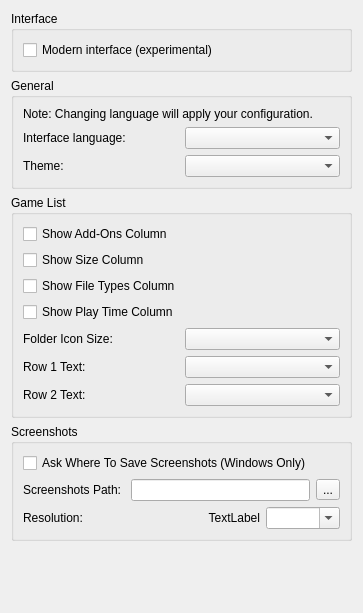
<?xml version="1.0" encoding="UTF-8"?>
<ui version="4.0">
 <class>ConfigureUi</class>
 <widget class="QWidget" name="ConfigureUi">
  <property name="geometry">
   <rect>
    <x>0</x>
    <y>0</y>
    <width>363</width>
    <height>613</height>
   </rect>
  </property>
  <property name="windowTitle">
   <string>Form</string>
  </property>
  <property name="accessibleName">
   <string>UI</string>
  </property>
  <layout class="QVBoxLayout" name="verticalLayout">
   <item>
    <widget class="QGroupBox" name="interface_groupBox">
     <property name="title">
      <string>Interface</string>
     </property>
     <layout class="QVBoxLayout" name="interface_layout">
      <item>
       <widget class="QCheckBox" name="modern_interface">
        <property name="toolTip">
         <string>Library with game artwork, sidebar menus and game details. Turn off to return to the classic menu bar and game list.</string>
        </property>
        <property name="text">
         <string>Modern interface (experimental)</string>
        </property>
       </widget>
      </item>
     </layout>
    </widget>
   </item>
   <item>
    <widget class="QGroupBox" name="general_groupBox">
     <property name="title">
      <string>General</string>
     </property>
     <layout class="QHBoxLayout" name="horizontalLayout">
      <item>
       <layout class="QVBoxLayout" name="verticalLayout_2">
        <item>
         <widget class="QLabel" name="label_change_language_info">
          <property name="text">
           <string>Note: Changing language will apply your configuration.</string>
          </property>
          <property name="wordWrap">
           <bool>true</bool>
          </property>
         </widget>
        </item>
        <item>
         <layout class="QHBoxLayout" name="horizontalLayout_2">
          <item>
           <widget class="QLabel" name="language_label">
            <property name="text">
             <string>Interface language:</string>
            </property>
           </widget>
          </item>
          <item>
           <widget class="QComboBox" name="language_combobox"/>
          </item>
         </layout>
        </item>
        <item>
         <layout class="QHBoxLayout" name="horizontalLayout_3">
          <item>
           <widget class="QLabel" name="theme_label">
            <property name="text">
             <string>Theme:</string>
            </property>
           </widget>
          </item>
          <item>
           <widget class="QComboBox" name="theme_combobox"/>
          </item>
         </layout>
        </item>
       </layout>
      </item>
     </layout>
    </widget>
   </item>
   <item>
    <widget class="QGroupBox" name="GameListGroupBox">
     <property name="title">
      <string>Game List</string>
     </property>
     <layout class="QHBoxLayout" name="GameListHorizontalLayout">
      <item>
       <layout class="QVBoxLayout" name="GeneralVerticalLayout">
        <item>
         <widget class="QCheckBox" name="show_add_ons">
          <property name="text">
           <string>Show Add-Ons Column</string>
          </property>
         </widget>
        </item>
        <item>
         <widget class="QCheckBox" name="show_size">
          <property name="text">
           <string>Show Size Column</string>
          </property>
         </widget>
        </item>
        <item>
         <widget class="QCheckBox" name="show_types">
          <property name="text">
           <string>Show File Types Column</string>
          </property>
         </widget>
        </item>
        <item>
         <widget class="QCheckBox" name="show_play_time">
          <property name="text">
           <string>Show Play Time Column</string>
          </property>
         </widget>
        </item>
        <item>
         <layout class="QHBoxLayout" name="folder_icon_size_qhbox_layout_2">
          <item>
           <widget class="QLabel" name="folder_icon_size_label">
            <property name="text">
             <string>Folder Icon Size:</string>
            </property>
           </widget>
          </item>
          <item>
           <widget class="QComboBox" name="folder_icon_size_combobox"/>
          </item>
         </layout>
        </item>
        <item>
         <layout class="QHBoxLayout" name="row_1_qhbox_layout">
          <item>
           <widget class="QLabel" name="row_1_label">
            <property name="text">
             <string>Row 1 Text:</string>
            </property>
           </widget>
          </item>
          <item>
           <widget class="QComboBox" name="row_1_text_combobox"/>
          </item>
         </layout>
        </item>
        <item>
         <layout class="QHBoxLayout" name="row_2_qhbox_layout">
          <item>
           <widget class="QLabel" name="row_2_label">
            <property name="text">
             <string>Row 2 Text:</string>
            </property>
           </widget>
          </item>
          <item>
           <widget class="QComboBox" name="row_2_text_combobox"/>
          </item>
         </layout>
        </item>
       </layout>
      </item>
     </layout>
    </widget>
   </item>
   <item>
    <widget class="QGroupBox" name="screenshots_GroupBox">
     <property name="title">
      <string>Screenshots</string>
     </property>
     <layout class="QVBoxLayout" name="verticalLayout_4">
      <item>
       <layout class="QVBoxLayout" name="verticalLayout_3">
        <item>
         <widget class="QCheckBox" name="enable_screenshot_save_as">
          <property name="text">
           <string>Ask Where To Save Screenshots (Windows Only)</string>
          </property>
         </widget>
        </item>
        <item>
         <layout class="QHBoxLayout" name="horizontalLayout_4">
          <item>
           <widget class="QLabel" name="label">
            <property name="text">
             <string>Screenshots Path: </string>
            </property>
           </widget>
          </item>
          <item>
           <widget class="QLineEdit" name="screenshot_path_edit"/>
          </item>
          <item>
           <widget class="QToolButton" name="screenshot_path_button">
            <property name="text">
             <string>...</string>
            </property>
           </widget>
          </item>
         </layout>
        </item>
        <item>
         <layout class="QGridLayout" name="gridLayout">
          <property name="spacing">
           <number>6</number>
          </property>
          <item row="0" column="1">
           <layout class="QHBoxLayout" name="horizontalLayout_5">
            <item>
             <widget class="QLabel" name="screenshot_width">
              <property name="text">
               <string>TextLabel</string>
              </property>
              <property name="alignment">
               <set>Qt::AlignmentFlag::AlignRight|Qt::AlignmentFlag::AlignTrailing|Qt::AlignmentFlag::AlignVCenter</set>
              </property>
             </widget>
            </item>
            <item>
             <widget class="QComboBox" name="screenshot_height">
              <property name="editable">
               <bool>true</bool>
              </property>
             </widget>
            </item>
           </layout>
          </item>
          <item row="0" column="0">
           <widget class="QLabel" name="label_3">
            <property name="text">
             <string>Resolution:</string>
            </property>
           </widget>
          </item>
         </layout>
        </item>
       </layout>
      </item>
     </layout>
    </widget>
   </item>
   <item>
    <spacer name="verticalSpacer">
     <property name="orientation">
      <enum>Qt::Orientation::Vertical</enum>
     </property>
     <property name="sizeHint" stdset="0">
      <size>
       <width>20</width>
       <height>40</height>
      </size>
     </property>
    </spacer>
   </item>
  </layout>
 </widget>
 <resources/>
 <connections/>
</ui>
